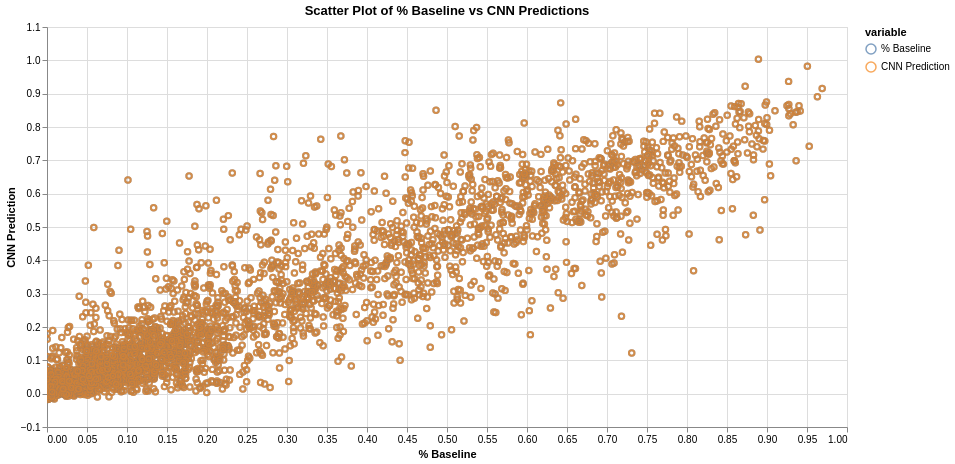

Write notebook code for a chart like this one.
### Code cell
# Comparison plot of % Baseline and CNN Predictions over time using scatter plot

scatter_plot = alt.Chart(df_results).mark_point().encode(
    x='% Baseline:Q',
    y='CNN Prediction:Q',
    color='variable:N',
    tooltip=['Timestamp:T', '% Baseline:Q', 'CNN Prediction:Q']
).transform_fold(
    fold=['% Baseline', 'CNN Prediction'],
    as_=['variable', 'value']
).properties(
    title='Scatter Plot of % Baseline vs CNN Predictions',
    width=800,
    height=400
)

scatter_plot.interactive()

### Figure 1 — Vega-Lite specification as saved in the notebook (floating-point values rounded to 4 significant figures; data arrays with more than 128 entries replaced by an {"elided": "..."} marker saying what was removed)
{"config": {"view": {"continuousWidth": 400, "continuousHeight": 300}}, "data": {"name": "data-b14ed9631538895d3581c4a641cfa7fa"}, "mark": "point", "encoding": {"color": {"field": "variable", "type": "nominal"}, "tooltip": [{"field": "Timestamp", "type": "temporal"}, {"field": "% Baseline", "type": "quantitative"}, {"field": "CNN Prediction", "type": "quantitative"}], "x": {"field": "% Baseline", "type": "quantitative"}, "y": {"field": "CNN Prediction", "type": "quantitative"}}, "height": 400, "selection": {"selector008": {"type": "interval", "bind": "scales", "encodings": ["x", "y"]}}, "title": "Scatter Plot of % Baseline vs CNN Predictions", "transform": [{"fold": ["% Baseline", "CNN Prediction"], "as": ["variable", "value"]}], "width": 800, "$schema": "https://vega.github.io/schema/vega-lite/v4.17.0.json", "datasets": {"data-b14ed9631538895d3581c4a641cfa7fa": {"elided": "3786 records"}}}
